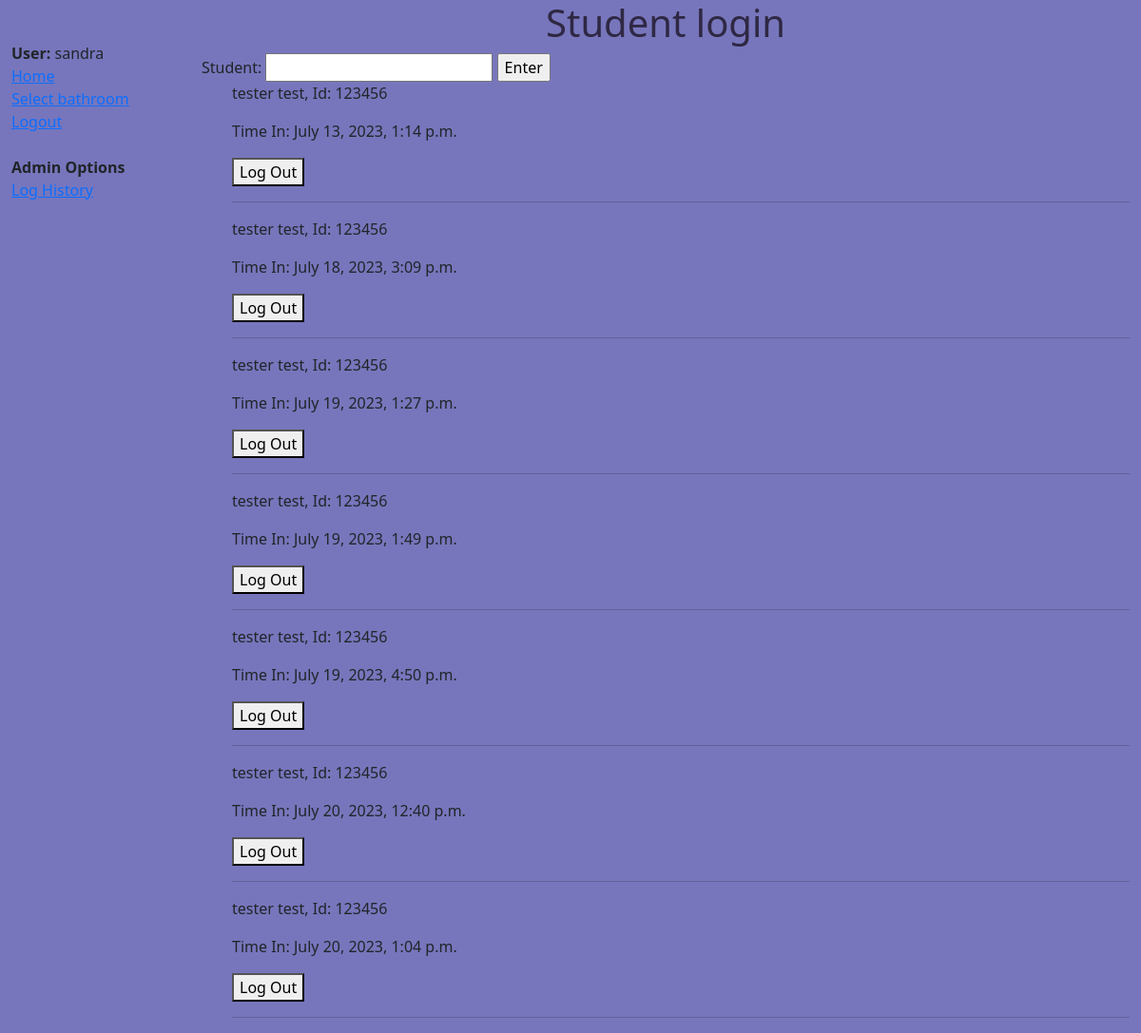
Screenshot of /bathroom/8/ (signed in) with the database file from the repository.
### sign_in/models.py (models this page shows, shortened)
class Log(models.Model):
    Time_in = models.DateTimeField(auto_now=True)
    Time_out = models.DateTimeField(blank=True, null=True)
    student_id = models.ForeignKey(Student, on_delete=models.CASCADE)
    bathroom = models.ForeignKey(Bathroom, null=True, on_delete=models.SET_NULL)
    user = models.ForeignKey(User, null=True, on_delete=models.SET_NULL)
    class Meta:
        permissions = (("can_view_log_history", "can_edit_log_history"),)

class Student(models.Model):
    first_name = models.CharField(max_length=100)
    last_name = models.CharField(max_length=100)
    student_id = models.CharField(max_length=100, unique=True)
    def __str__(self):
         return f"{self.first_name} {self.last_name}, Id: {self.student_id}"

### sign_in/views.py (the view, shortened to what this page needs)
# urls.py: path('bathroom/<int:pk>/', views.bathroom, name='bathroom'),
@login_required
def bathroom(request, pk):
    form = CreateLogForm()
    return render(request, 'pages/student_login.html', {'form': form, 'logs':Log.objects.all().filter(Time_out = None)})

### sign_in/forms.py (shortened to what this page needs)
class CreateLogForm(forms.Form):
    student = forms.CharField(
        max_length=6,
    )

### sign_in/templates/pages/student_login.html (shortened to what this page needs)
{% extends "base_generic.html" %}
{% block content  %}
{% load static %}
    <link rel="stylesheet" href="{% static 'styles.css' %}" />
    <h1>Student login</h1>
    <form action="" method="POST">
        {{ form }}
        <input type = 'submit' name='action' value='Enter'/>
    </form>
    {% for log in logs %}
    <div id = 'bathroomLog'>
    <ul> <p>{{ log.student_id }}</p>
    <p>Time In: {{ log.Time_in }}</p>
    <form id = 'form' action="" method="POST">
        <button id = 'logOut' name = 'action' value = '{{ log.id }}' >
            Log Out
        </button>
    </form>
    <hr>
    </div>
    {% endfor %}
{% endblock %}

### sign_in/templates/base_generic.html (shortened to what this page needs)
<!DOCTYPE html>
<html lang="en">
  <head>
    <link
      href="https://cdn.jsdelivr.net/npm/bootstrap@5.1.3/dist/css/bootstrap.min.css"
      rel="stylesheet"
 />
    {% load static %}
    <link rel="stylesheet" href="{% static 'styles.css' %}" />
  </head>
  <body>
    <div class="container-fluid">
      <div class="row">
        <div class="col-sm-2">
          {% block sidebar %}
            <ul class="sidebar-nav">
              {% if user.is_authenticated %}
                <br>
                <li><strong>User:</strong> {{ user.get_username }}</li>
                <li><a href="{% url 'home' %}">Home</a></li>
                <li><a href="{% url 'bathroom_selector' %}">Select bathroom</a></li>
                <li><a href="{% url 'logout' %}?next={{ request.path }}">Logout</a></li>
              {% else %}
                <li><a href="{% url 'login' %}?next={{ request.path }}">Login</a></li>
              {% endif %}
              {% if perms.sign_in.can_view_log_history %}
                <br>
                <li><Strong> Admin Options </Strong></li>
                <li><a href="{% url 'bathroom_logs' %}">Log History</a></li>
              {% endif %}
            </ul>
          {% endblock %}
        </div>
        <div class="col-sm-10 ">{% block content %}{% endblock %}</div>
      </div>
    </div>
  </body>
</html>

### sign_in/static/styles.css (style rules this page uses)
.sidebar-nav { margin-top: 20px; padding: 0; list-style: none; }
body { background-color: #7776bc; }
h1 { color:#2f2844; text-align: center; }

### rows the page displays
Log: student_id "tester test, Id: 123456", Time_in "July 13, 2023, 1:14 p.m.", {{ log.id }} 13 (drawn)
Log: student_id "tester test, Id: 123456", Time_in "July 18, 2023, 3:09 p.m.", {{ log.id }} 14 (drawn)
Log: student_id "tester test, Id: 123456", Time_in "July 19, 2023, 1:27 p.m.", {{ log.id }} 15 (drawn)
Log: student_id "tester test, Id: 123456", Time_in "July 19, 2023, 1:49 p.m.", {{ log.id }} 16 (drawn)
Log: student_id "tester test, Id: 123456", Time_in "July 19, 2023, 4:50 p.m.", {{ log.id }} 17 (drawn)
Log: student_id "tester test, Id: 123456", Time_in "July 20, 2023, 12:40 p.m.", {{ log.id }} 18 (drawn)
Log: student_id "tester test, Id: 123456", Time_in "July 20, 2023, 1:04 p.m.", {{ log.id }} 19 (drawn)

### other values shown
{{ user.get_username }} "sandra"
